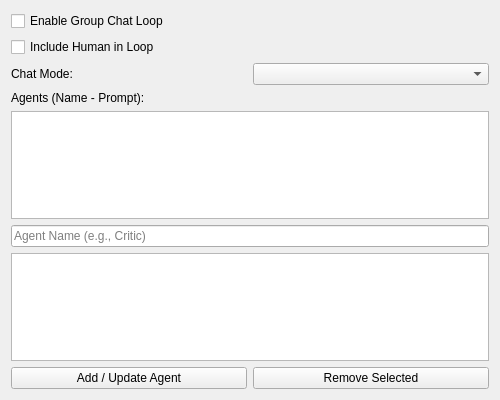
<?xml version="1.0" encoding="UTF-8"?>
<ui version="4.0">
 <class>GroupChatWidget</class>
 <widget class="QWidget" name="GroupChatWidget">
  <property name="geometry">
   <rect>
    <x>0</x>
    <y>0</y>
    <width>500</width>
    <height>400</height>
   </rect>
  </property>
  <property name="windowTitle">
   <string>Form</string>
  </property>
  <layout class="QVBoxLayout" name="mainLayout">
   <item>
    <widget class="QCheckBox" name="enable_checkbox">
     <property name="text">
      <string>Enable Group Chat Loop</string>
     </property>
    </widget>
   </item>
   <item>
    <widget class="QCheckBox" name="include_user_checkbox">
     <property name="text">
      <string>Include Human in Loop</string>
     </property>
    </widget>
   </item>
   <item>
    <layout class="QHBoxLayout" name="mode_layout">
   <item>
    <widget class="QLabel" name="label_mode">
     <property name="text">
      <string>Chat Mode:</string>
     </property>
    </widget>
   </item>
   <item>
    <widget class="QComboBox" name="mode_combo">

    </widget>
   </item>
    </layout>
   </item>
   <item>
    <widget class="QLabel" name="label_agents">
     <property name="text">
      <string>Agents (Name - Prompt):</string>
     </property>
    </widget>
   </item>
   <item>
    <widget class="QListWidget" name="agent_list">

    </widget>
   </item>
   <item>
    <widget class="QLineEdit" name="name_input">
     <property name="placeholderText">
      <string>Agent Name (e.g., Critic)</string>
     </property>
    </widget>
   </item>
   <item>
    <widget class="QListWidget" name="prompt_list">

    </widget>
   </item>
   <item>
    <layout class="QHBoxLayout" name="btn_layout">
   <item>
    <widget class="QPushButton" name="add_btn">
     <property name="text">
      <string>Add / Update Agent</string>
     </property>
    </widget>
   </item>
   <item>
    <widget class="QPushButton" name="remove_btn">
     <property name="text">
      <string>Remove Selected</string>
     </property>
    </widget>
   </item>
    </layout>
   </item>
  </layout>
 </widget>
 <resources/>
 <connections/>
</ui>
